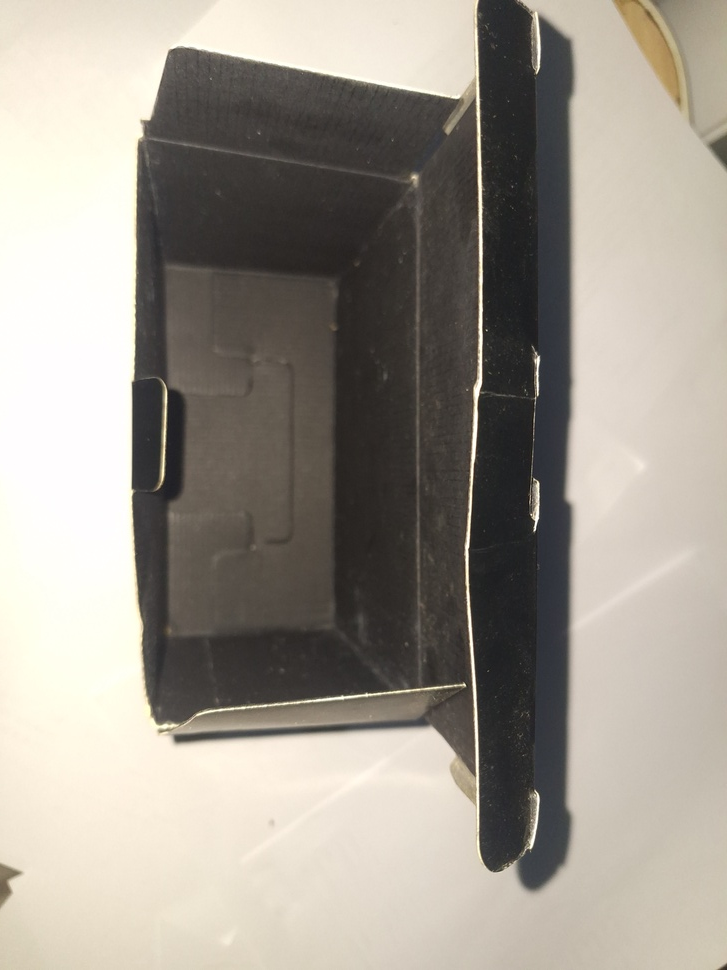
#> input picture ml prepocessing dataset/1_raw_dataset/Sampah Kardus/20260220_183926.jpg, 727 x 970 px, shrunk from 3060 x 4080 before the run, found by its file name; its folder holds only this picture in this run
$ python 1_check_quality.py   (older library calls are emulated)
#> lines starting #> are read from the running program, lines starting #| are printed output that depends on the picture
import cv2
import os
import shutil


source_root = "C:\\Users\\User\\Documents\\Kuliah\\Semester 6\\ML 1\\ml_prepocessing_dataset\\1_raw_dataset"


target_root = "C:\\Users\\User\\Documents\\Kuliah\\Semester 6\\ML 1\\ml_prepocessing_dataset\\2_cleaned_dataset"

os.makedirs(target_root, exist_ok=True)


blur_threshold = 100.0
min_bright = 40
max_bright = 220

total_pass = 0
total_skip = 0

print("quality check dataset")


for class_name in os.listdir(source_root):

    class_path = os.path.join(source_root, class_name)

    if not os.path.isdir(class_path):
        continue

    target_class_path = os.path.join(target_root, class_name)

    os.makedirs(target_class_path, exist_ok=True)

    for file_name in os.listdir(class_path):

        if not file_name.lower().endswith(('.png','.jpg','.jpeg')):
            continue

        path = os.path.join(class_path, file_name)

        img = cv2.imread(path)
#> img is the input picture: shape (970, 727, 3); mean B, G, R 143.5, 153, 159.2

        if img is None:
            continue


        gray = cv2.cvtColor(img, cv2.COLOR_BGR2GRAY)
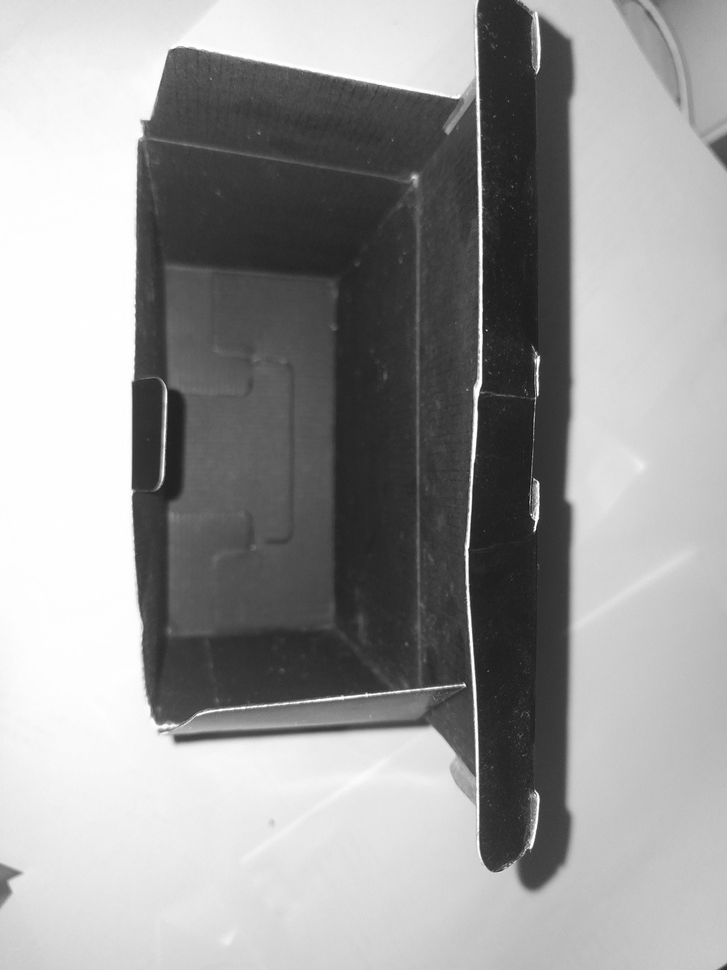
#> gray: shape (970, 727); min 15, max 255, mean 153.8
        laplacian_var = cv2.Laplacian(gray, cv2.CV_64F).var()
#> laplacian_var = 126.8


        brightness = gray.mean()
#> brightness = 153.8

        is_blur = laplacian_var < blur_threshold
#> is_blur = False
        is_extreme_light = brightness < min_bright or brightness > max_bright
#> is_extreme_light = False

        if not is_blur and not is_extreme_light:

            shutil.copy(path, os.path.join(target_class_path, file_name))
            total_pass += 1

        else:
            total_skip += 1
#> pass 2 of the loop `for class_name in os.listdir(source_root):`:
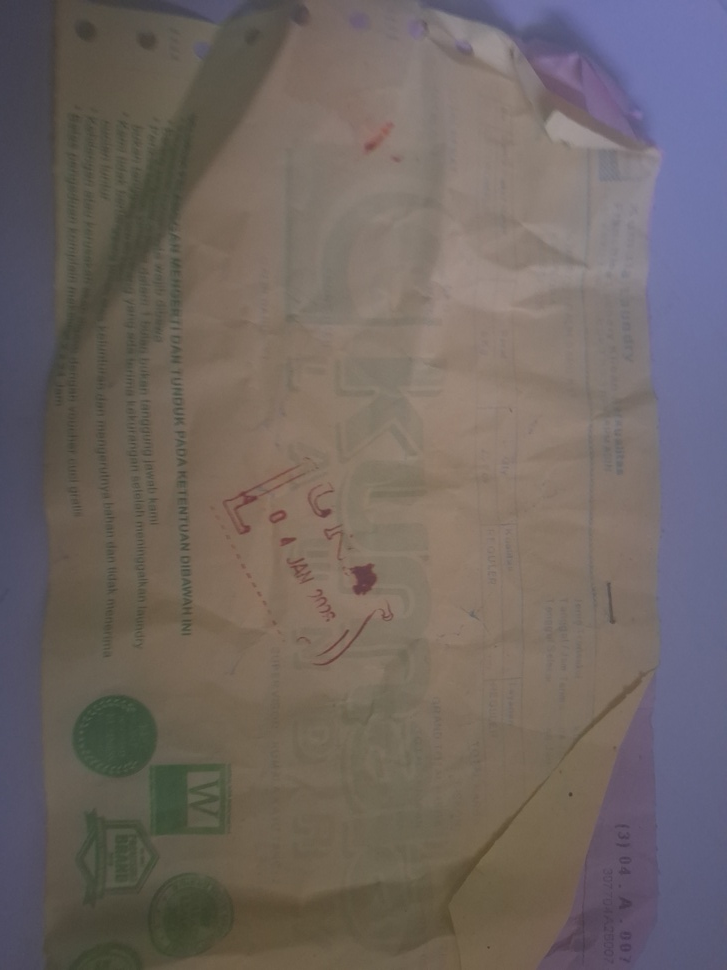
#> input picture ml prepocessing dataset/1_raw_dataset/Sampah Kertas/20260220_172304.jpg, 727 x 970 px, shrunk from 3060 x 4080 before the run, found by its file name
#> img is the input picture: shape (970, 727, 3); mean B, G, R 98.1, 102, 111.5
#> `gray = cv2.cvtColor(img, cv2.COLOR_BGR2GRAY)`:
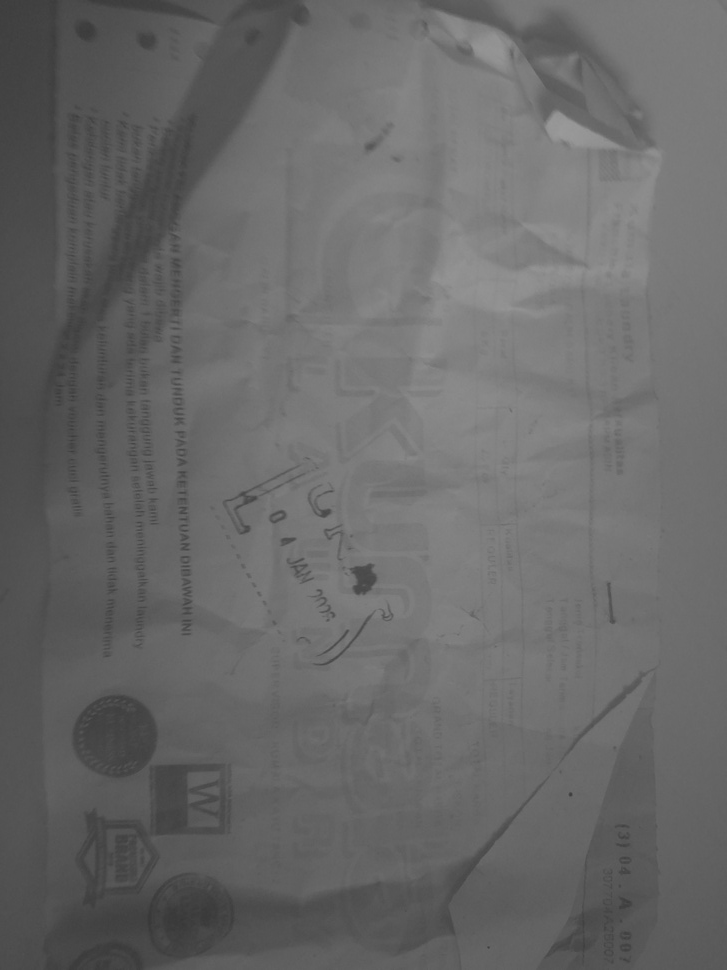
#> gray: shape (970, 727); min 55, max 154, mean 104.4
#> laplacian_var = 12.3
#> brightness = 104.4
#> is_blur = True


print("quality check done")
print("image passed :", total_pass)
print("image skipped :", total_skip)
print("output folder :", target_root)
